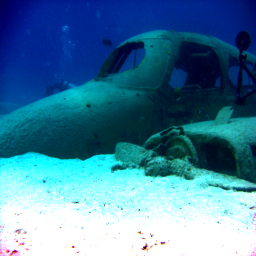
#> input picture MyOpenCV/U45/upload/UDCP/22.png, 256 x 256 px, found by its file name
$ jupyter execute --allow-errors '阴影检测2.ipynb'
#> lines starting #> are read from the running program, lines starting #| are printed output that depends on the picture; after the words box and inside, x2 and y2 are one past the last pixel; in counts of white or black regions, pixels touching at a corner belong together
[cell 1]
import cv2 as cv
import numpy as np
import os
import matplotlib.pyplot as plt

[cell 2]
def max_filtering(N, I_temp):
    wall = np.full((I_temp.shape[0]+(N//2)*2, I_temp.shape[1]+(N//2)*2), -1)
    wall[(N//2):wall.shape[0]-(N//2), (N//2):wall.shape[1]-(N//2)] = I_temp.copy()
    temp = np.full((I_temp.shape[0]+(N//2)*2, I_temp.shape[1]+(N//2)*2), -1)
    for y in range(0,wall.shape[0]):
        for x in range(0,wall.shape[1]):
            if wall[y,x]!=-1:
                window = wall[y-(N//2):y+(N//2)+1,x-(N//2):x+(N//2)+1]
                num = np.amax(window)
                temp[y,x] = num
    A = temp[(N//2):wall.shape[0]-(N//2), (N//2):wall.shape[1]-(N//2)].copy()
    return A

def min_filtering(N, A):
    wall_min = np.full((A.shape[0]+(N//2)*2, A.shape[1]+(N//2)*2), 300)
    wall_min[(N//2):wall_min.shape[0]-(N//2), (N//2):wall_min.shape[1]-(N//2)] = A.copy()
    temp_min = np.full((A.shape[0]+(N//2)*2, A.shape[1]+(N//2)*2), 300)
    for y in range(0,wall_min.shape[0]):
        for x in range(0,wall_min.shape[1]):
            if wall_min[y,x]!=300:
                window_min = wall_min[y-(N//2):y+(N//2)+1,x-(N//2):x+(N//2)+1]
                num_min = np.amin(window_min)
                temp_min[y,x] = num_min
    B = temp_min[(N//2):wall_min.shape[0]-(N//2), (N//2):wall_min.shape[1]-(N//2)].copy()
    return B

def background_subtraction(I, B):
    O = I - B
    norm_img = cv.normalize(O, None, 0,255, norm_type=cv.NORM_MINMAX)
    return norm_img

def min_max_filtering(M, N, I):
    if M == 0:
        #max_filtering
        A = max_filtering(N, I)
        #min_filtering
        B = min_filtering(N, A)
        #subtraction
        normalised_img = background_subtraction(I, B)
    elif M == 1:
        #min_filtering
        A = min_filtering(N, I)
        #max_filtering
        B = max_filtering(N, A)
        #subtraction
        normalised_img = background_subtraction(I, B)
    return normalised_img

[cell 3]
P = cv.imread(r'D:\MyCodes\pythonProject\coated_tongue_color\datas\category\1\22.png')
#> P is the input picture: shape (256, 256, 3); mean B, G, R 156, 125.4, 68.8
b, g, r = cv.split(P)
plt.imshow(P[:,:,::-1])

[cell 4]
B = min_max_filtering(M = 1, N = 20, I = b)
#> after the loop in min_filtering, `for y in range(0,wall_min.shape[0]):`:
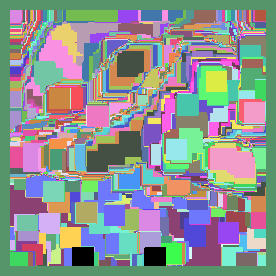
#> temp_min: shape (276, 276) int64; 212 distinct labels, from 0 to 300; one colour per label, 0 black
#> after the loop in min_filtering, `for y in range(0,wall_min.shape[0]):`: window_min: shape (21, 21) int64; 5 distinct labels, from 212 to 300
#> in min_filtering, `B = temp_min[(N//2):wall_min.shape[0]-(N//2), (N//2):wall_min.shape[1]..`: B: shape (256, 256) int64; 211 distinct labels, from 0 to 255
#> in max_filtering, `wall[(N//2):wall.shape[0]-(N//2), (N//2):wall.shape[1]-(N//2)] = I_tem..`: wall: shape (276, 276) int64; 212 distinct labels, from -1 to 255
#> after the loop in max_filtering, `for y in range(0,wall.shape[0]):`:
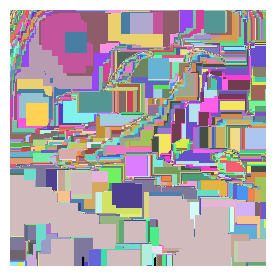
#> temp: shape (276, 276) int64; 212 distinct labels, from -1 to 255; one colour per label, 0 black, -1 white
#> after the loop in max_filtering, `for y in range(0,wall.shape[0]):`: window: shape (21, 21) int64; 4 distinct labels, from -1 to 212
#> in max_filtering, `A = temp[(N//2):wall.shape[0]-(N//2), (N//2):wall.shape[1]-(N//2)].cop..`: A: shape (256, 256) int64; 211 distinct labels, from 0 to 255
G = min_max_filtering(M = 1, N = 20, I = g)
#> call 2 of min_filtering, with N = 20
#> after the loop in min_filtering (call 2), `for y in range(0,wall_min.shape[0]):`:
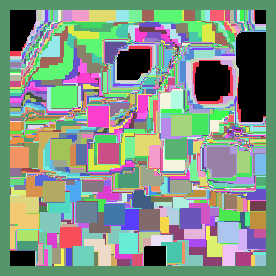
#> temp_min: shape (276, 276) int64; 224 distinct labels, from 0 to 300; one colour per label, 0 black
#> after the loop in min_filtering (call 2), `for y in range(0,wall_min.shape[0]):`: window_min: shape (21, 21) int64; 22 distinct labels, from 146 to 300
#> in min_filtering (call 2), `B = temp_min[(N//2):wall_min.shape[0]-(N//2), (N//2):wall_min.shape[1]..`:
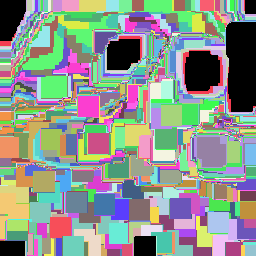
#> B: shape (256, 256) int64; 223 distinct labels, from 0 to 255; one colour per label, 0 black
#> call 2 of max_filtering, with N = 20
#> in max_filtering (call 2), `wall[(N//2):wall.shape[0]-(N//2), (N//2):wall.shape[1]-(N//2)] = I_tem..`:
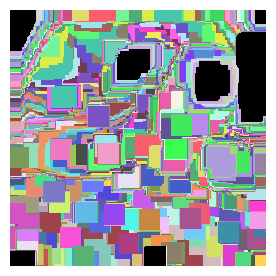
#> wall: shape (276, 276) int64; 224 distinct labels, from -1 to 255; one colour per label, 0 black, -1 white
#> after the loop in max_filtering (call 2), `for y in range(0,wall.shape[0]):`:
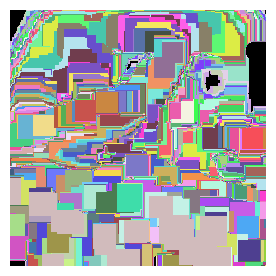
#> temp: shape (276, 276) int64; 224 distinct labels, from -1 to 255; one colour per label, 0 black, -1 white
#> after the loop in max_filtering (call 2), `for y in range(0,wall.shape[0]):`:
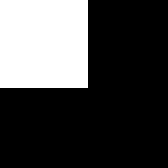
#> window: shape (21, 21) int64 (shown 8 times larger); values -1 (black) and 146 (white), 27.4% white; 1 white region, box (x1, y1, x2, y2) and area: (0, 0, 11, 11) 121
#> in max_filtering (call 2), `A = temp[(N//2):wall.shape[0]-(N//2), (N//2):wall.shape[1]-(N//2)].cop..`: A: shape (256, 256) int64; 223 distinct labels, from 0 to 255
R = min_max_filtering(M = 1, N = 20, I = r)
#> call 3 of min_filtering, with N = 20
#> after the loop in min_filtering (call 3), `for y in range(0,wall_min.shape[0]):`:
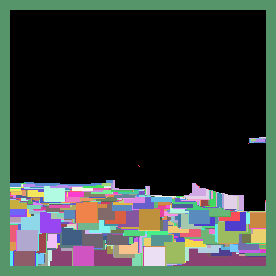
#> temp_min: shape (276, 276) int64; 224 distinct labels, from 0 to 300; one colour per label, 0 black
#> after the loop in min_filtering (call 3), `for y in range(0,wall_min.shape[0]):`: window_min: shape (21, 21) int64; values 255 (black) and 300 (white), 72.6% white; 1 black region, box (x1, y1, x2, y2) and area: (0, 0, 11, 11) 121
#> in min_filtering (call 3), `B = temp_min[(N//2):wall_min.shape[0]-(N//2), (N//2):wall_min.shape[1]..`: B: shape (256, 256) int64; 223 distinct labels, from 0 to 255
#> call 3 of max_filtering, with N = 20
#> in max_filtering (call 3), `wall[(N//2):wall.shape[0]-(N//2), (N//2):wall.shape[1]-(N//2)] = I_tem..`: wall: shape (276, 276) int64; 224 distinct labels, from -1 to 255
#> after the loop in max_filtering (call 3), `for y in range(0,wall.shape[0]):`:
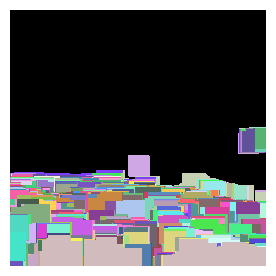
#> temp: shape (276, 276) int64; 224 distinct labels, from -1 to 255; one colour per label, 0 black, -1 white
#> after the loop in max_filtering (call 3), `for y in range(0,wall.shape[0]):`: window: shape (21, 21) int64; 4 distinct labels, from -1 to 255
#> in max_filtering (call 3), `A = temp[(N//2):wall.shape[0]-(N//2), (N//2):wall.shape[1]-(N//2)].cop..`: A: shape (256, 256) int64; 223 distinct labels, from 0 to 255
img = cv.merge([B, G, R])
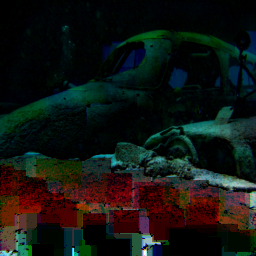
#> img: shape (256, 256, 3) int32; mean B, G, R 17.8, 21.4, 17.9
plt.imshow(img[:,:,::-1])

$ run again, with MyOpenCV/U45/upload/UDCP/1.png copied over MyOpenCV/U45/upload/UDCP/22.png
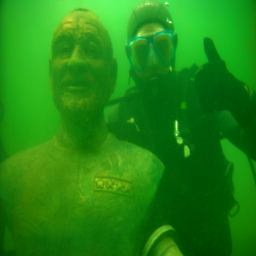
#> input picture MyOpenCV/U45/upload/UDCP/1.png, 256 x 256 px, found by its file name
#> P is the input picture: shape (256, 256, 3); mean B, G, R 18.3, 135.4, 31.3
#> B: shape (256, 256) int64; 81 distinct labels, from 0 to 89
#> wall: shape (276, 276) int64; 82 distinct labels, from -1 to 89
#> A: shape (256, 256) int64; 81 distinct labels, from 0 to 89
#> B: shape (256, 256) int64; 89 distinct labels, from 0 to 91
#> wall: shape (276, 276) int64; 90 distinct labels, from -1 to 91
#> after the loop in max_filtering (call 3), `for y in range(0,wall.shape[0]):`:
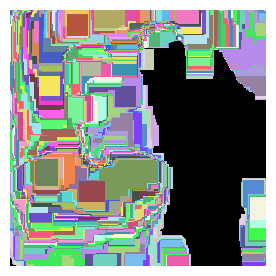
#> temp: shape (276, 276) int64; 90 distinct labels, from -1 to 91; one colour per label, 0 black, -1 white
#> A: shape (256, 256) int64; 89 distinct labels, from 0 to 91
#> `img = cv.merge([B, G, R])`:
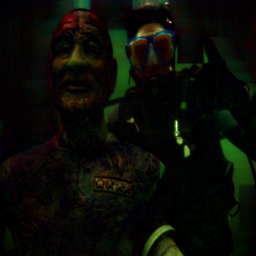
#> img: shape (256, 256, 3) int32; mean B, G, R 5.5, 11.9, 10.1

$ run again, with MyOpenCV/U45/upload/UDCP/12.png copied over MyOpenCV/U45/upload/UDCP/22.png
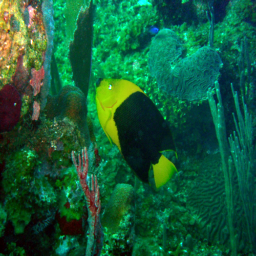
#> input picture MyOpenCV/U45/upload/UDCP/12.png, 256 x 256 px, found by its file name
#> P is the input picture: shape (256, 256, 3); mean B, G, R 57, 91.9, 22
#> B: shape (256, 256) int64; 77 distinct labels, from 0 to 79
#> wall: shape (276, 276) int64; 78 distinct labels, from -1 to 79
#> A: shape (256, 256) int64; 77 distinct labels, from 0 to 79
#> B: shape (256, 256) int64; 132 distinct labels, from 0 to 149
#> wall: shape (276, 276) int64; 133 distinct labels, from -1 to 149
#> A: shape (256, 256) int64; 132 distinct labels, from 0 to 149
#> B: shape (256, 256) int64; 80 distinct labels, from 0 to 122
#> wall: shape (276, 276) int64; 81 distinct labels, from -1 to 122
#> A: shape (256, 256) int64; 80 distinct labels, from 0 to 122
#> `img = cv.merge([B, G, R])`:
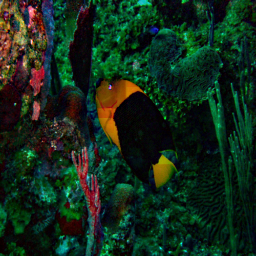
#> img: shape (256, 256, 3) int32; mean B, G, R 26.6, 42.9, 19.8
